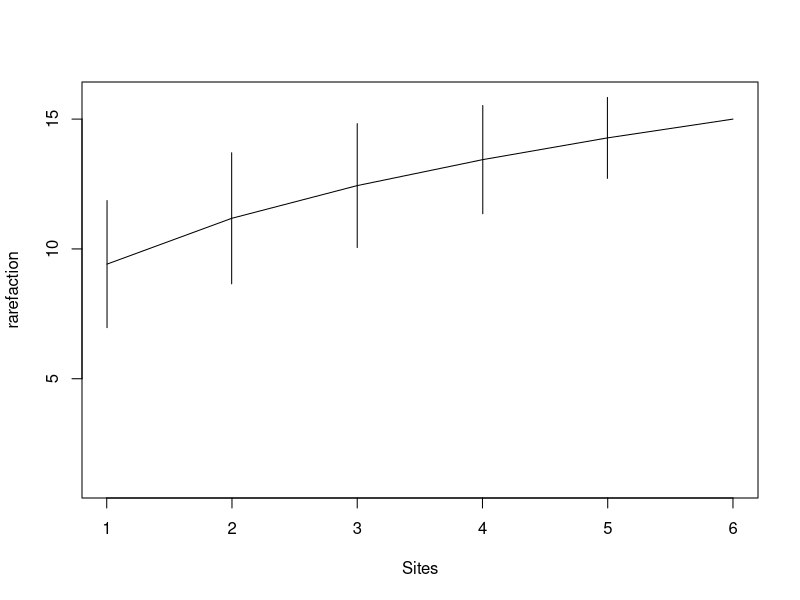
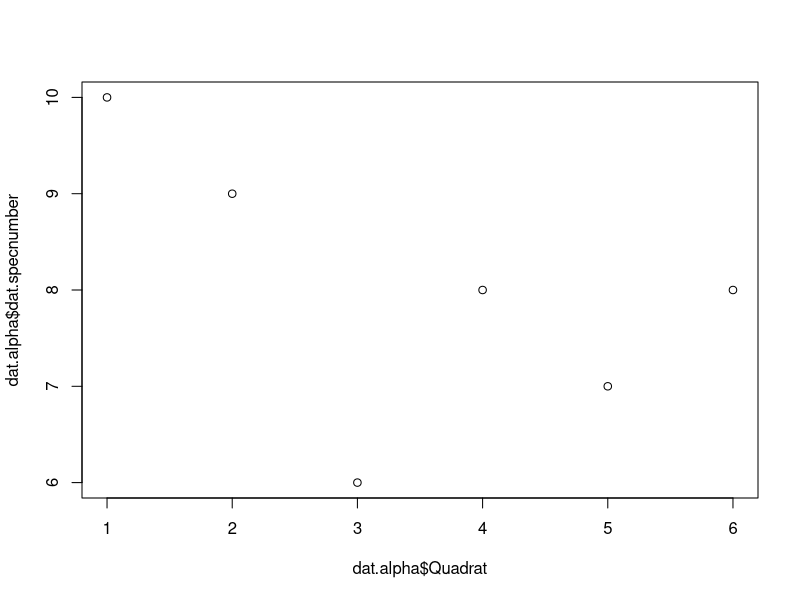
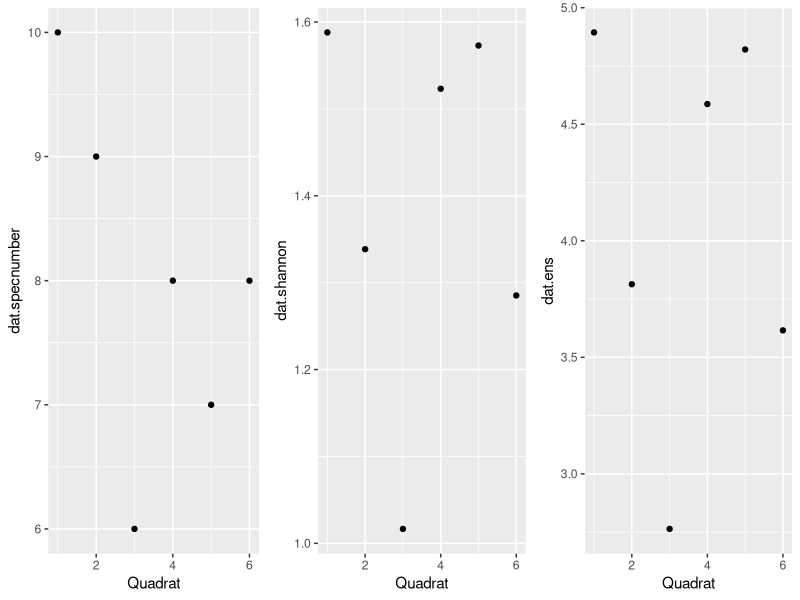

These figures' R source, in order:
# R code for local biodiversity project - an example
## Load the necessary packages
if (!require("ggplot2")) {
  install.packages("ggplot2")
  require("ggplot2")
}
if (!require("vegan")) {
  install.packages("vegan")
  require("vegan")
}
if (!require("gridExtra")) {
  install.packages("gridExtra")
  require("gridExtra")
}
library(vegan)
library(ggplot2)
library(gridExtra)
## Set your working directory setwd to source File Location
## Read in your data
dat <- read.csv("Data/Test_data_local_biodiv.csv", head = T, 
                row.names = 1)
### View table
dat
### Look at row and column sums
summary(rowSums(dat))
summary(colSums(dat))
### Most analyses will want data transposed (rows as 'sites'
### and columns as 'species')
datt <- t(dat)
#### Species-individual curve (optional)
dat.specaccum <- specaccum(datt, method = "rarefaction")
plot(dat.specaccum)
#### Measures of alpha diversity
dat.specnumber <- specnumber(datt)  ## Number of species
dat.rowsums <- rowSums(datt != 0)  ## Number of non-zero elements in each row. 
## Note that this is the same as above.
dat.shannon <- diversity(datt)  ## default is Shannon diversity
dat.ens <- exp(dat.shannon)  ## Effective number of species
### Combine into one table for easy graphing
dat.alpha <- cbind.data.frame(Quadrat = c(1:6), dat.specnumber, 
                              dat.shannon, dat.ens)
### This is an example of just plotting in basic R
plot(dat.alpha$Quadrat, dat.alpha$dat.specnumber)
### Make graphs in ggplot2
plot1 <- ggplot(data = dat.alpha, aes(x = Quadrat, y = dat.specnumber)) + 
  geom_point()
plot2 <- ggplot(data = dat.alpha, aes(x = Quadrat, y = dat.shannon)) + 
  geom_point()
plot3 <- ggplot(data = dat.alpha, aes(x = Quadrat, y = dat.ens)) + 
  geom_point()
### plot the 3 graphs next to each other
grid.arrange(plot1, plot2, plot3, ncol = 3)
## why do we see that a quadrant with the 2nd lowest species
## number has the second highest effective number of species?
### Do not answer the question, as the solutions have been
### provided in the documentation see folder entitled
### 'Documentation.html'.

